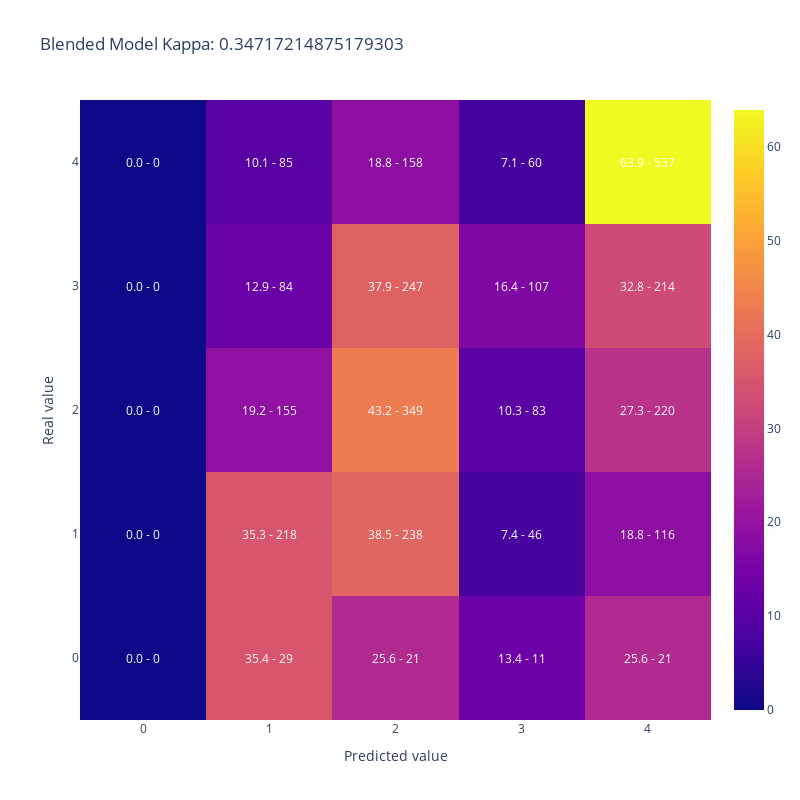

The code cell stored with this chart in its notebook:
### Code cell
plot_confusion_matrix(merged_datasets['AdoptionSpeed'],
                      merged_datasets['blended_pred'], 
                    title = 'Blended Model Kappa: ' + str(cohen_kappa_score(merged_datasets['AdoptionSpeed'],
                                                                    merged_datasets['blended_pred'], 
                                                                    weights='quadratic')))

### Figure 1 — Plotly figure (JSON) as saved in the notebook; plotly's stock layout.template omitted (floating-point values rounded to 4 significant figures)
{"data": [{"type": "heatmap", "x": [0, 1, 2, 3, 4], "y": [0, 1, 2, 3, 4], "z": [[0.0, 35.37, 25.61, 13.41, 25.61], [0.0, 35.28, 38.51, 7.443, 18.77], [0.0, 19.21, 43.25, 10.29, 27.26], [0.0, 12.88, 37.88, 16.41, 32.82], [0.0, 10.12, 18.81, 7.143, 63.93]]}], "layout": {"annotations": [{"font": {"color": "white"}, "showarrow": false, "text": "0.0 - 0", "x": 0, "xref": "x", "y": 0, "yref": "y"}, {"font": {"color": "white"}, "showarrow": false, "text": "35.4 - 29", "x": 1, "xref": "x", "y": 0, "yref": "y"}, {"font": {"color": "white"}, "showarrow": false, "text": "25.6 - 21", "x": 2, "xref": "x", "y": 0, "yref": "y"}, {"font": {"color": "white"}, "showarrow": false, "text": "13.4 - 11", "x": 3, "xref": "x", "y": 0, "yref": "y"}, {"font": {"color": "white"}, "showarrow": false, "text": "25.6 - 21", "x": 4, "xref": "x", "y": 0, "yref": "y"}, {"font": {"color": "white"}, "showarrow": false, "text": "0.0 - 0", "x": 0, "xref": "x", "y": 1, "yref": "y"}, {"font": {"color": "white"}, "showarrow": false, "text": "35.3 - 218", "x": 1, "xref": "x", "y": 1, "yref": "y"}, {"font": {"color": "white"}, "showarrow": false, "text": "38.5 - 238", "x": 2, "xref": "x", "y": 1, "yref": "y"}, {"font": {"color": "white"}, "showarrow": false, "text": "7.4 - 46", "x": 3, "xref": "x", "y": 1, "yref": "y"}, {"font": {"color": "white"}, "showarrow": false, "text": "18.8 - 116", "x": 4, "xref": "x", "y": 1, "yref": "y"}, {"font": {"color": "white"}, "showarrow": false, "text": "0.0 - 0", "x": 0, "xref": "x", "y": 2, "yref": "y"}, {"font": {"color": "white"}, "showarrow": false, "text": "19.2 - 155", "x": 1, "xref": "x", "y": 2, "yref": "y"}, {"font": {"color": "white"}, "showarrow": false, "text": "43.2 - 349", "x": 2, "xref": "x", "y": 2, "yref": "y"}, {"font": {"color": "white"}, "showarrow": false, "text": "10.3 - 83", "x": 3, "xref": "x", "y": 2, "yref": "y"}, {"font": {"color": "white"}, "showarrow": false, "text": "27.3 - 220", "x": 4, "xref": "x", "y": 2, "yref": "y"}, {"font": {"color": "white"}, "showarrow": false, "text": "0.0 - 0", "x": 0, "xref": "x", "y": 3, "yref": "y"}, {"font": {"color": "white"}, "showarrow": false, "text": "12.9 - 84", "x": 1, "xref": "x", "y": 3, "yref": "y"}, {"font": {"color": "white"}, "showarrow": false, "text": "37.9 - 247", "x": 2, "xref": "x", "y": 3, "yref": "y"}, {"font": {"color": "white"}, "showarrow": false, "text": "16.4 - 107", "x": 3, "xref": "x", "y": 3, "yref": "y"}, {"font": {"color": "white"}, "showarrow": false, "text": "32.8 - 214", "x": 4, "xref": "x", "y": 3, "yref": "y"}, {"font": {"color": "white"}, "showarrow": false, "text": "0.0 - 0", "x": 0, "xref": "x", "y": 4, "yref": "y"}, {"font": {"color": "white"}, "showarrow": false, "text": "10.1 - 85", "x": 1, "xref": "x", "y": 4, "yref": "y"}, {"font": {"color": "white"}, "showarrow": false, "text": "18.8 - 158", "x": 2, "xref": "x", "y": 4, "yref": "y"}, {"font": {"color": "white"}, "showarrow": false, "text": "7.1 - 60", "x": 3, "xref": "x", "y": 4, "yref": "y"}, {"font": {"color": "white"}, "showarrow": false, "text": "63.9 - 537", "x": 4, "xref": "x", "y": 4, "yref": "y"}], "height": 800, "title": {"text": "Blended Model Kappa: 0.34717214875179303"}, "width": 800, "xaxis": {"title": {"text": "Predicted value"}}, "yaxis": {"title": {"text": "Real value"}}}}
